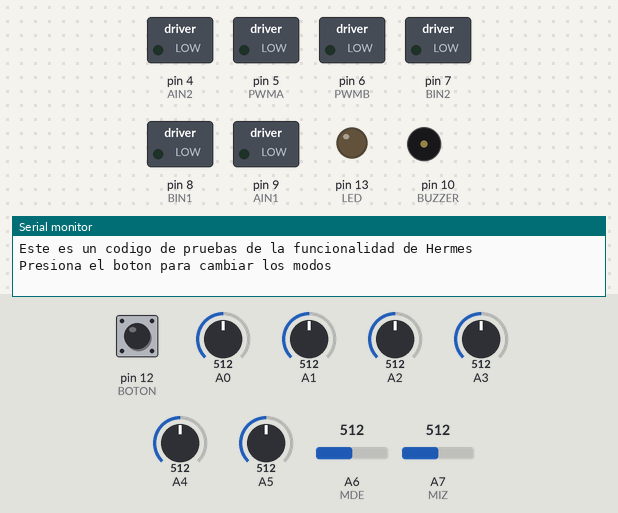
A sketch run on a simulated Arduino Nano, built with avr-gcc and run on an emulated ATmega328P. On the bench: switched loads named in the sketch (green lamp = pin HIGH), output pins drawn as LEDs (lit = HIGH), buzzer (waves = sounding), the last lines printed to the serial monitor. Inputs (shaded band) come from the test bench; at power-on: pin 12 (BOTON) LOW, A0 = 512, A1 = 512, A2 = 512, A3 = 512, A4 = 512, A5 = 512, A6 (MDE) = 512, A7 (MIZ) = 512.

Above: at 1.2 s.
1.3 s: pin 12 (BOTON) pulsed HIGH 2 times (0.12 s each, 0.3 s apart)
3.7 s: pin 12 (BOTON) pulled HIGH for 0.15 s
5.8 s: pin 12 (BOTON) pulled HIGH for 1 s
At 6.9 s:
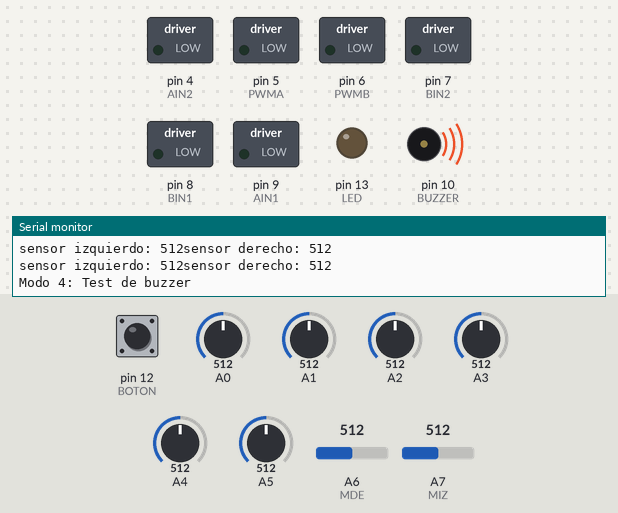
9.5 s: pin 12 (BOTON) pulled HIGH for 3.2 s
Timing chart, 0 to 12.5 s (numbered marks = the images above; inputs shaded):
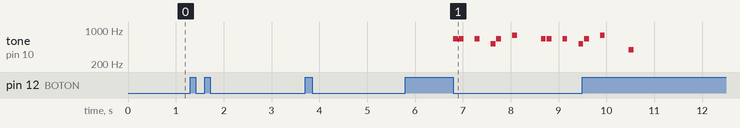

The sketch:

TesteoGeneralHermes.ino
```cpp
#include <QTRSensors.h>
int modo = 0;
//pines motores
#define AIN1 9
#define AIN2 4
#define PWMA 5
#define BIN1 8
#define BIN2 7
#define PWMB 6

//pines componentes soldados
#define LED     13
#define BUZZER 10
#define BOTON 12

//pines sensores laterales
#define MIZ A7
#define MDE A6

//definicion siguelineas
#define NUM_SENSORS             6
#define NUM_SAMPLES_PER_SENSOR  4
# define EMITTER_PIN 11
QTRSensorsAnalog qtra((unsigned char[]) {
  A5, A4, A3, A2, A1, A0
},
NUM_SENSORS, NUM_SAMPLES_PER_SENSOR, EMITTER_PIN);
unsigned int sensorValues[NUM_SENSORS];


// Función accionamiento motor izquierdo
void Motoriz(int value) {
  if ( value >= 0 ) {
    digitalWrite(BIN1, HIGH);
    digitalWrite(BIN2, LOW);
  } else {
    digitalWrite(BIN1, LOW);
    digitalWrite(BIN2, HIGH);
    value *= -1;
  }
  analogWrite(PWMB, value);
}
// Función accionamiento motor derecho
void Motorde(int value) {
  if ( value >= 0 ) {
    digitalWrite(AIN1, HIGH);
    digitalWrite(AIN2, LOW);
  } else {
    digitalWrite(AIN1, LOW);
    digitalWrite(AIN2, HIGH);
    value *= -1;
  }
  analogWrite(PWMA, value);
}

//Accionamiento de motores
void Motor(int left, int righ) {
  Motoriz(left);
  Motorde(righ);
}
void setup() {
  // put your setup code here, to run once:
  Serial.begin(9600);

  pinMode(LED   , OUTPUT);
  pinMode(BIN2  , OUTPUT);
  pinMode(BIN1  , OUTPUT);
  pinMode(PWMB  , OUTPUT);
  pinMode(AIN1  , OUTPUT);
  pinMode(AIN2  , OUTPUT);
  pinMode(PWMA  , OUTPUT);
  pinMode(MIZ, INPUT);
  pinMode(MDE, INPUT);
  pinMode(BUZZER, OUTPUT);
  pinMode(BOTON, INPUT);
  Serial.println("Este es un codigo de pruebas de la funcionalidad de Hermes");
  Serial.println("Presiona el boton para cambiar los modos");
}

void loop() {
  // put your main code here, to run repeatedly:
  if (digitalRead(BOTON) == 1) {
    if (modo == 4) {
      modo = 1;
    } else {
      modo++;
    }
    while (digitalRead(BOTON) == 1);
  }
  if (modo == 1) {
//    Motor(-155, 155);
//    delay(5000);
//
//    Motor(20, 20);
//    delay(5000);
//    Motor(155, -155);
//    delay(2000);
//    Motor(0, 0);
//    delay(500);
  } else if (modo == 2) {
    qtra.read(sensorValues); //LECTURA DE LOS VALORES DE LOS SENSORES
    for (unsigned char i = 0; i < NUM_SENSORS; i++) {
      Serial.print(sensorValues[i]);
      Serial.print('\t');
    }
    Serial.println();
    delay(500);
  } else if (modo == 3) {
    int lectura_MIZ = analogRead(MIZ);
    int lectura_MDE = analogRead(MDE);
    Serial.print("sensor izquierdo: ");
    Serial.print(lectura_MIZ);
    Serial.print("sensor derecho: ");
    Serial.println(lectura_MDE);
    delay(500);
  } else if (modo == 4) {
    Serial.println("Modo 4: Test de buzzer");
    tone(BUZZER, 1319 / 2, 100);
    delay(117);
    tone(BUZZER, 1319 / 2 , 100);
    delay(333);
    tone(BUZZER, 1319 / 2, 100);
    delay(334);
    tone(BUZZER, 1047 / 2, 100);
    delay(117);
    tone(BUZZER, 1319 / 2 , 100);
    delay(334);
    tone(BUZZER, 1564 / 2 , 100);
    delay(600);
    tone(BUZZER, 784 / 2, 100);
  }
}
```

Measured:
- after the input at 5.8 s, tone on pin 10 (BUZZER): plays 659 Hz for 0.10 s, 659 Hz for 0.10 s, 659 Hz for 0.10 s, 523 Hz for 0.10 s, 659 Hz for 0.10 s, 782 Hz for 0.10 s … (10 notes in this stretch), starting after 1.0 s
